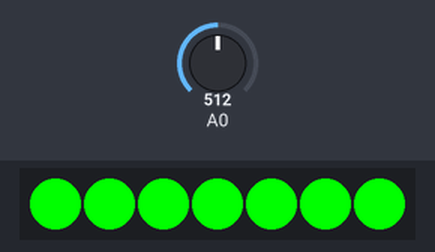
Recording of a sketch running on a simulated Arduino Leonardo, built with avr-gcc and run on an emulated ATmega32U4. Parts: 7 RGB LEDs in strip order, left to right. The test bench sets the inputs (shaded band); at power-on: A0 = 512. USB keyboard and mouse output is not drawn.

Above: at 1.2 s.
1.3 s: A0 set to 996
2.8 s: A0 set to 1015
At 3.2 s:
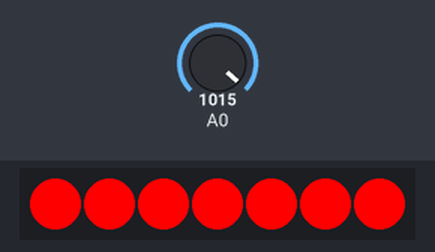
4.3 s: A0 set to 900
At 6.0 s:
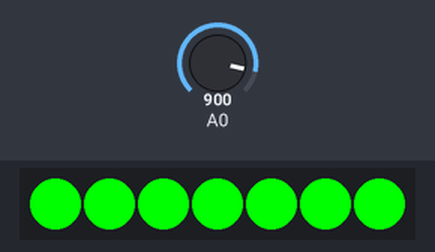
6.4 s: A0 set to 1023
At 7.4 s:
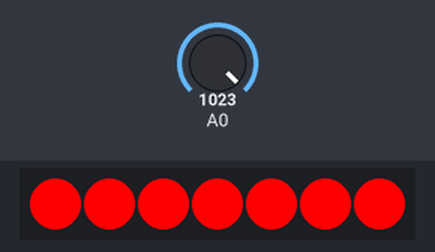
Timing chart, 0 to 8.9 s (numbered marks = the images above; inputs shaded):
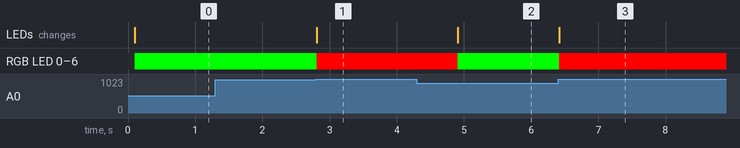

The sketch:

Touchless_Button_V4.ino
```cpp
#include "Keyboard.h"
#include <FastLED.h>
#define LED_PIN     7
#define NUM_LEDS    7

CRGB leds[NUM_LEDS];
//declaring button pins

int prevBut = 1;

void setup() {
  pinMode(A0, INPUT);
  FastLED.addLeds<WS2812, LED_PIN, GRB>(leds, NUM_LEDS);
  Serial.begin(9600);
  Keyboard.begin();
}

void hijau(){
    leds[0] = CRGB ( 0, 255, 0);
    leds[1] = CRGB ( 0, 255, 0);
    leds[2] = CRGB ( 0, 255, 0);
    leds[3] = CRGB ( 0, 255, 0);
    leds[4] = CRGB ( 0, 255, 0);
    leds[5] = CRGB ( 0, 255, 0);
    leds[6] = CRGB ( 0, 255, 0);
    FastLED.show();
}

void merah(){
    leds[0] = CRGB ( 255, 0, 0);
    leds[1] = CRGB ( 255, 0, 0);
    leds[2] = CRGB ( 255, 0, 0);
    leds[3] = CRGB ( 255, 0, 0);
    leds[4] = CRGB ( 255, 0, 0);
    leds[5] = CRGB ( 255, 0, 0);
    leds[6] = CRGB ( 255, 0, 0);
    FastLED.show();
}
int maju;
void loop() {
  int adc = analogRead(A0);
//  Serial.println(adc);
  int data = map(adc, 0, 1015, 0, 1);
  if (data == 0 && prevBut == 1 || data == 0) {
    Keyboard.releaseAll();
    delay(100);
    hijau();
    delay(100);
  }
  if (data == 1 && prevBut == 0 || data == 1) {
    maju = maju + 1;
    merah();
    Keyboard.press(KEY_LEFT_ALT);
    Keyboard.press(KEY_LEFT_CTRL);
    Keyboard.press(KEY_UP_ARROW);
    delay(2000);
  }
}
```

Measured:
- the behaviour switches between 1014 and 1015 on A0 (found by bisection; images 0 and 1)
- after the input at 1.3 s, every drawn part: stays the same
- after the input at 2.8 s, RGB LED 0–6: RGB(0, 255, 0) → RGB(255, 0, 0) at once; the LEDs: change at once (image 1)
- after the input at 4.3 s, RGB LED 0–6: RGB(255, 0, 0) → RGB(0, 255, 0) after 0.61 s; the LEDs: change after 0.61 s (image 2)
- after the input at 6.4 s, RGB LED 0–6: RGB(0, 255, 0) → RGB(255, 0, 0) at once; the LEDs: change at once (image 3)
